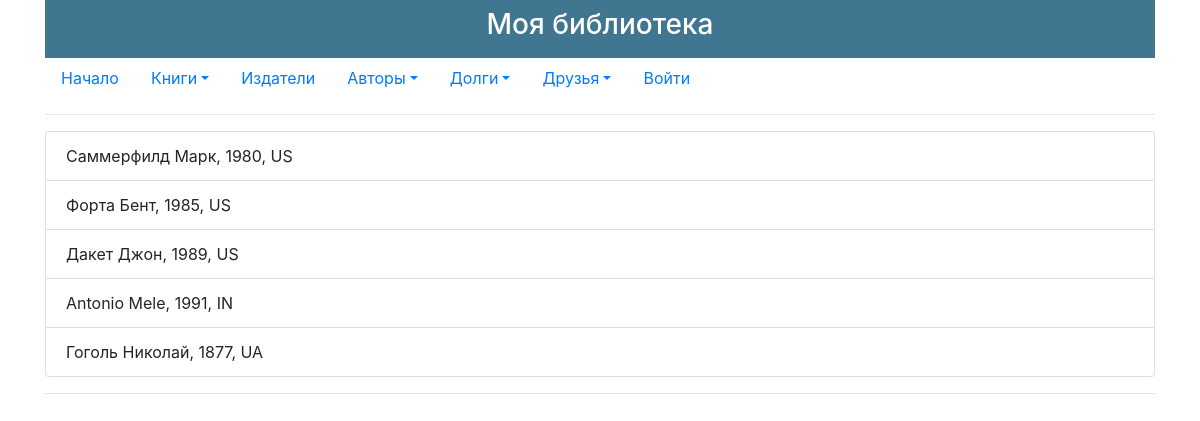
/author/list, run on the app's committed database.
### p_library/models.py (models this page shows, shortened)
class Author(models.Model):
    full_name = models.TextField()
    birth_year = models.SmallIntegerField()
    country = models.CharField(max_length=2)

### p_library/views.py (the view)
# urls.py: path('list', AuthorList.as_view(), name='authors_list'),
class AuthorList(ListView):
    model = Author
    template_name = 'authors_list.html'

### p_library/templates/authors_list.html
{% extends 'base.html' %}
{% block content %}
    <ul class="list-group">
        {% for author in object_list %}
            <li class="list-group-item">
                {{ author.full_name }}, {{ author.birth_year }}, {{ author.country }}
            </li>
        {% endfor%}
    </ul>
{% endblock %}

### data on the page
Author: full_name "Саммерфилд Марк", birth_year "1980", country "US"
Author: full_name "Форта Бент", birth_year "1985", country "US"
Author: full_name "Дакет Джон", birth_year "1989", country "US"
Author: full_name "Antonio Mele", birth_year "1991", country "IN"
Author: full_name "Гоголь Николай", birth_year "1877", country "UA"
